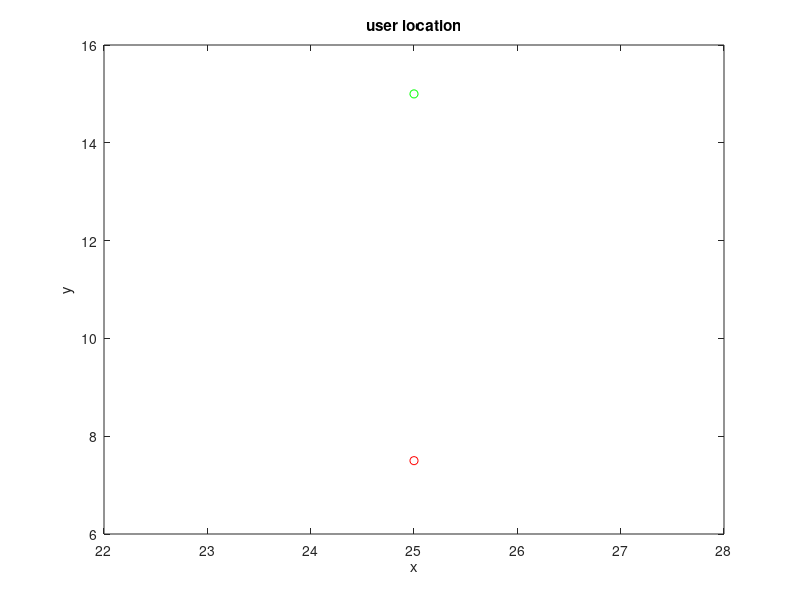

Reproduce this figure in MATLAB. (Note: this script raises an error after producing the figure.)
clc
close all
%% parameters
N1=1;   % No. of users
N=1;    % No. of IRS elements
R=15;   % Radius
[x0,y0,z0]=deal(0.5*25,0,0);  % user area center
[x1,y1,z1]=deal(0,0,0);   % BS1 lozation
[x2,y2,z2]=deal(0.5*100,0,0); % BS2 lozation
[x_i,y_i,z_i]=deal(0.5*50,0.5*30,0.5*10); % IRS lozation
M_t=1;  % No. of transmitter antennas
M_r=1;  % No. of receiver antennas
d_IB=100;
alpha_d=0;
alpha_r=0;
gama=100*[1 1 1 1 1 1 1 1];     % minimum SNR
noise_power=0.1;
epsilon=1e-7;
%% users location
t=2*pi*rand(N1,1);
r = R*sqrt(rand(N1,1));
x = x0 + r.*cos(t);
y = y0 + r.*sin(t);
x=0.5*50;
y=0.5*15;
z=zeros(N1,1);
figure
plot(x,y,'ro')
hold on
plot(x_i,y_i,'go')
title('user location')
xlabel('x')
ylabel('y')
channel_gain=zeros(N1,1);

%% channel gains
h_d=zeros(N1,1);    %BS-user link
g=zeros(N,1);       %BS-IRS link
h_r=zeros(N,N1);    %IRS-user link
h_d=(randn(N1,M_t,M_r)+1j*randn(N1,M_t,M_r))*sqrt(1/2).*((10^0.2)./(sqrt( (x-x1).^2+(y-y1).^2+(z-z1).^2 )).^alpha_d);
g=(randn(N,M_t,M_r)+1j*randn(N,M_t,M_r))*sqrt(1/2).*((10^0.2)./(sqrt( (x_i-x1).^2+(y_i-y1).^2+(z_i-z1).^2 )).^alpha_r);
for i=1:N1
    h_r(:,i)=(randn(N,M_t,M_r)+1j*randn(N,M_t,M_r))*sqrt(1/2).*((10^0.2)./(sqrt( (x(i)-x_i).^2+(y(i)-y_i).^2+(z(i)-z_i).^2 )).^alpha_r);
end

%% freeze
% N1=1;   % No. of users
% N=2;   % No. of IRS elements
% h_d=zeros(N1,1);
% h_r=zeros(N,N1);
% g=zeros(N,1);
% load('h_d.mat','h_d');
% load('g.mat','g');
% load('h_r.mat','h_r');

%% problem coefficients
phi=zeros(N,N1);
Q=zeros(N+1,N+1,N1);
for i=1:N1
    phi(:,i)=diag(h_r(:,i))*g;
    Q(:,:,i)=[phi(:,i)*phi(:,i)' h_d(i)'*phi(:,i);h_d(i)*phi(:,i)' 0];
end
%% problem solver
cvx_begin sdp
    variable X(N+1,N+1) complex hermitian  ;
    
    maximize real(trace(Q(:,:,1)*X))    %% trace(A4*X) is Real if X and A4 is hemitian matrix
    subject to 
     diag(X) == 1;
     X==hermitian_semidefinite(N+1);
cvx_end
Z_cvx=passive_beamforming(X);
channel_gain=abs(h_d+h_r(:,1)'*diag(Z_cvx)*g);
disp(['CVX channel gain: ',num2str(min(channel_gain))])
disp(['Direct channel gain: ',num2str(min(abs(h_d)))])

%% Analytic Theta for 1-user
analytic_theta=zeros(N,1);
for i=1:N
    analytic_theta(i)=angle(h_d(1))+angle(h_r(i))-angle(g(i));
end
analytic_theta=exp(1j*analytic_theta);
disp(['Analytic channel gain: ',num2str(abs(h_d(1)+h_r'*diag(analytic_theta)*g))])
%% random 
    rand_theta=exp(1j*randi([0,7],N,1));
    disp(['random channel gains:',num2str(abs(h_d(1)+h_r(:,1)'*diag(rand_theta)*g))])
    